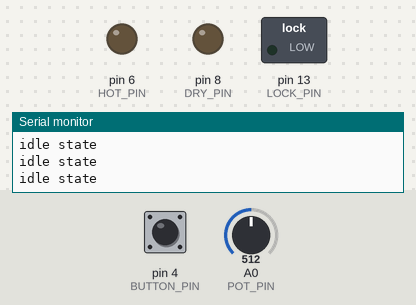
Recording of a sketch running on a simulated Arduino Uno, built with avr-gcc and run on an emulated ATmega328P. Shown: switched loads named in the sketch (green lamp = pin HIGH), output pins drawn as LEDs (lit = HIGH), the last lines printed to the serial monitor. The test bench sets the inputs (shaded band); at power-on: pin 4 (BUTTON_PIN) HIGH, A0 (POT_PIN) = 512. Pins used as bus, display or sensor lines are not drawn.

Above: at 6.8 s.
6.9 s: pin 4 (BUTTON_PIN) pulled LOW for 3 s
At 12.4 s:
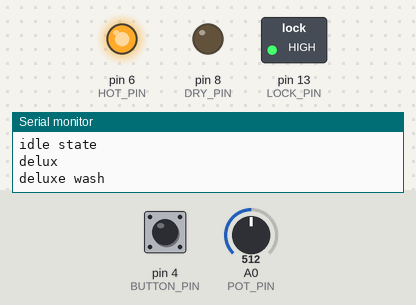
13.5 s: A0 (POT_PIN) set to 312
At 20.1 s:
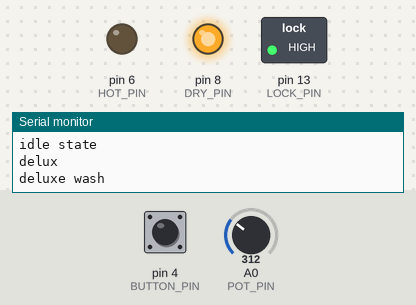
22.1 s: A0 (POT_PIN) set to 282
30.5 s: A0 (POT_PIN) set to 34
35.0 s: A0 (POT_PIN) set to 27
At 35.9 s:
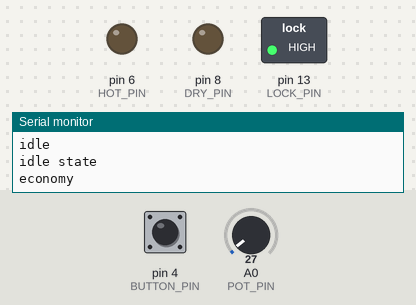
41.5 s: A0 (POT_PIN) set to 122
At 46.0 s:
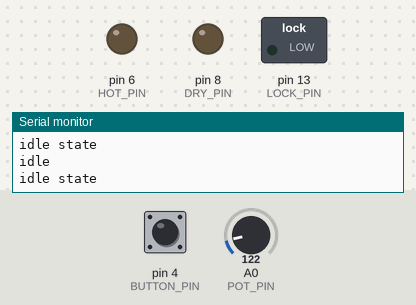
Timing chart, 0 to 47.0 s (numbered marks = the images above; inputs shaded):
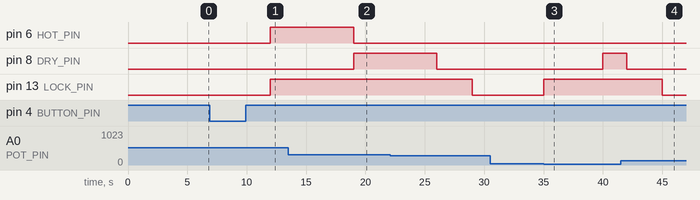

Measured:
- the behaviour switches between 31 and 30 on A0 (POT_PIN) (found by bisection; images 2 and 3)
- after the input at 6.9 s, pin 6 (HOT_PIN), pin 13 (LOCK_PIN): LOW → HIGH after 5.1 s
- after the input at 35.0 s, pin 8 (DRY_PIN): LOW → HIGH after 5.0 s; pin 13 (LOCK_PIN): LOW → HIGH at once
- after the input at 41.5 s, pin 13 (LOCK_PIN): HIGH → LOW after 3.5 s

The sketch:

washerarduino.ino
```cpp
#include <Arduino.h>
#include <Wire.h>
//Fill in the values below with the pins that you chose to use
const int POT_PIN = A0;
const int BUTTON_PIN = 4;
const int HOT_PIN = 6;
const int DRY_PIN = 8;
const int COLD_PIN = 10;
const int LOCK_PIN = 13;
/*
 * Pin to press button = 4
 * Pin to turn on hot wash = 6 - red LED
 * Pin to turn on dry = 8 - yellow LED
 * Pin to turn on cold wash = 10 - green LED
 * pin to lock the door= 13
 * Pin to do the potentiometer = A0
 */
enum State{economy, deluxeWash, superDeluxeWash,idle};

State currentState = idle;
int isPushed = 0;
void setup() {
Serial.begin(9600);
  pinMode(HOT_PIN,OUTPUT);
  pinMode(COLD_PIN,OUTPUT);
  pinMode(DRY_PIN,OUTPUT);
  pinMode(LOCK_PIN,OUTPUT);
  pinMode(BUTTON_PIN,INPUT_PULLUP);
  pinMode(POT_PIN,INPUT);
}

void loop() {
  currentState = changeSettings(currentState);
  if (int (digitalRead(BUTTON_PIN))==0){
    isPushed++;
  }
}
State changeSettings(State currentState){
  switch (currentState)
  {
    case idle:
    {
    //setting all the pins to low
    Serial.println("idle state");
    delay(3000);
    digitalWrite(HOT_PIN,LOW);
    digitalWrite(LOCK_PIN,LOW);
    digitalWrite(COLD_PIN,LOW);
    digitalWrite(DRY_PIN,LOW);
    double sensorValue = analogRead(POT_PIN);
    //only runs if the button is pressed
    //if (int (digitalRead(BUTTON_PIN))==0)
    if (isPushed>0)
    {
      if(sensorValue>=400&&sensorValue<700){
      Serial.println("delux");
      currentState = deluxeWash;
      return currentState;
      break;
    }
    else if (sensorValue<=30){
      Serial.println("economy");
      currentState = economy;
      return currentState;
      break;
     }
    else if (sensorValue>700){
      Serial.println("super deluxe");
      currentState = superDeluxeWash;
      return currentState;
      break;
    }
    else{
      Serial.println("idle");
      currentState = idle;
      return currentState;
      break;
    }

    }
    currentState = idle;
    return currentState;
    break;
    }
  case economy:
  {
    //gotta lock the door and then turn on cold wash
    digitalWrite(LOCK_PIN,HIGH);
    digitalWrite(COLD_PIN,HIGH);
    //will run for 5 seconds
    delay(5000);
    //turn off cold wash and turn on the dryer
    digitalWrite(COLD_PIN,LOW);
    double sensorValue = analogRead(POT_PIN);
    //if voltage is not in economy mode anymore, we will dry for 7 seconds
     if(sensorValue>300){
      Serial.println("deluxe dry");
      digitalWrite(DRY_PIN,HIGH);
      delay(7000);
      digitalWrite(DRY_PIN,LOW);
      currentState = idle;
      return currentState;
      break;
     }
     else{
      //let dry for a few seconds
      Serial.println("economy dry");
      digitalWrite(DRY_PIN,HIGH);
      delay(2000);
      digitalWrite(DRY_PIN,LOW);
     }
    currentState = idle;
    return currentState;
    break;
  }
  case deluxeWash:
  {
     Serial.println("deluxe wash");
    //lock and turn on hot for 7 seconds
    digitalWrite(LOCK_PIN,HIGH);
    digitalWrite(HOT_PIN,HIGH);
    delay(7000);
    //turn off the hot water
    digitalWrite(HOT_PIN,LOW);
    //calculate what the voltage should be
    double sensorValue = analogRead(POT_PIN);
    if(sensorValue<300){
      digitalWrite(DRY_PIN,HIGH);
      delay(2000);
      digitalWrite(DRY_PIN,LOW);
      currentState = idle;
      return currentState;
      break;
    }
    //if voltage is not in economy mode, we will dry 7 seconds
    digitalWrite(DRY_PIN,HIGH);
    delay(7000);
    digitalWrite(DRY_PIN,LOW);
    currentState = idle;
    return currentState;
    break;
  }
  case superDeluxeWash:
  {
     Serial.println("super deluxe wash");
    //Washes dishes in hot water for 7 minutes, then in medium water (both hot and cold) for 7 minutes, then finally runs the dryer for 7 minutes.
    //hot wash for 7 minutes
    digitalWrite(LOCK_PIN,HIGH);
    digitalWrite(HOT_PIN,HIGH);
    delay(7000);
    //medium wash for 7 minutes
    digitalWrite(HOT_PIN,HIGH);
    digitalWrite(COLD_PIN,HIGH);
    delay(7000);
    digitalWrite(HOT_PIN,LOW);
    digitalWrite(COLD_PIN,LOW);
    double sensorValue = analogRead(POT_PIN);
    //if voltage is in economy mode, we will dry for 2 seconds and break
    if(sensorValue<300){
      digitalWrite(DRY_PIN,HIGH);
      delay(2000);
      digitalWrite(DRY_PIN,LOW);
      currentState = idle;
      return currentState;
      break;
    }
    //dry for 7 minutes otherwise
    digitalWrite(DRY_PIN,HIGH);
    delay(7000);
    currentState = idle;
    return currentState;
    break;

  }

  }
}
```
